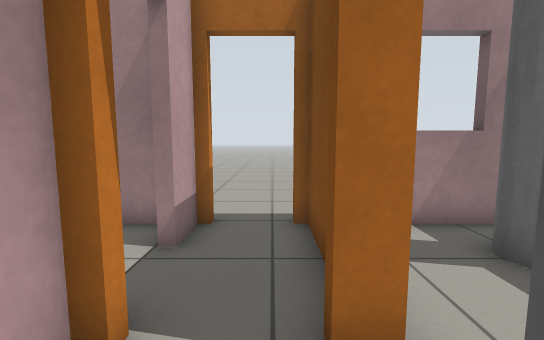
[1] (above)

17 first-person views from a walk through a Gazebo world. The camera is 0.89 m above the floor, tilts 6° down and sees 90° across. The floor is counted in squares, 0.5 m on a side. Each view is taken from the middle of a square. On the plan, view 1 faces up. The plan holds only what a view shows up to about 15 squares ahead; the rest is blank. Gazebo's built-in surfaces are drawn with simple patterns.

[2]
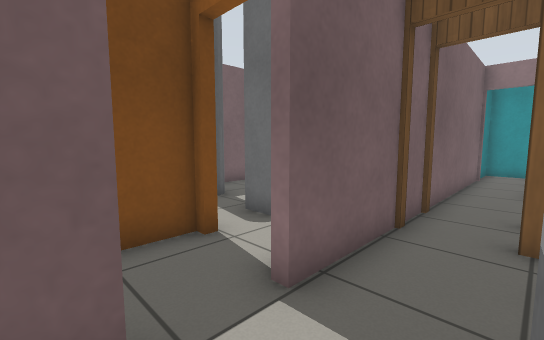

[3]
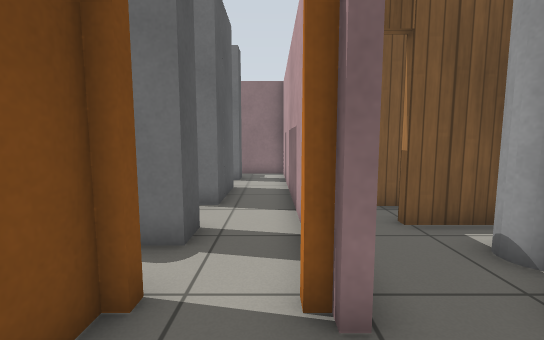

[4]
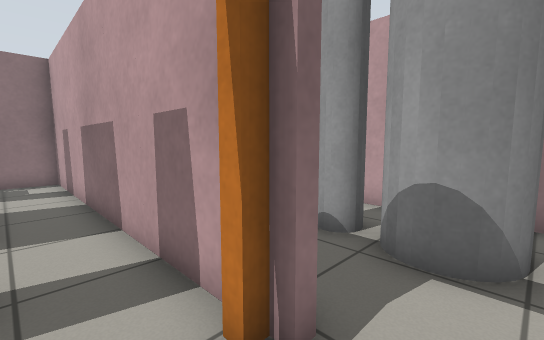

[5]
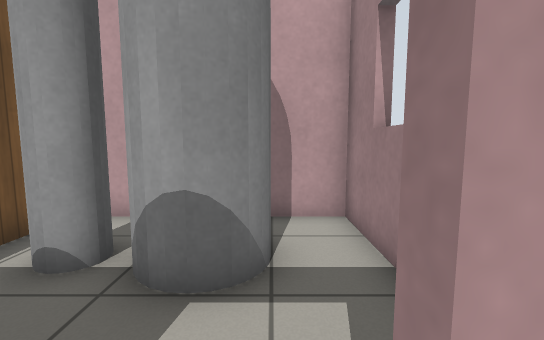

[6]
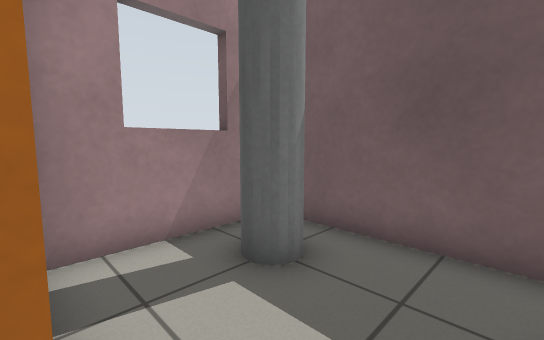

[7]
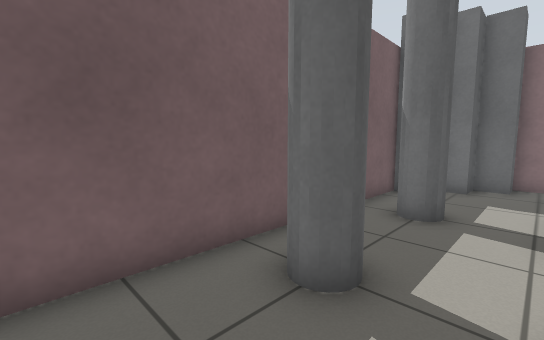

[8]
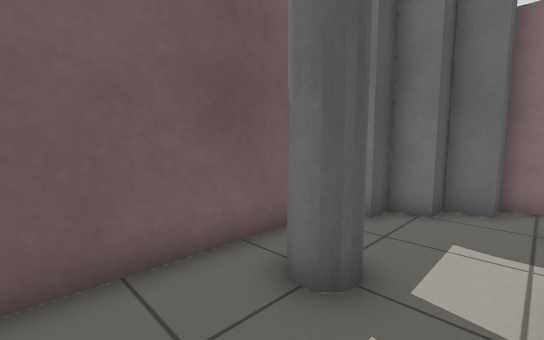

[9]
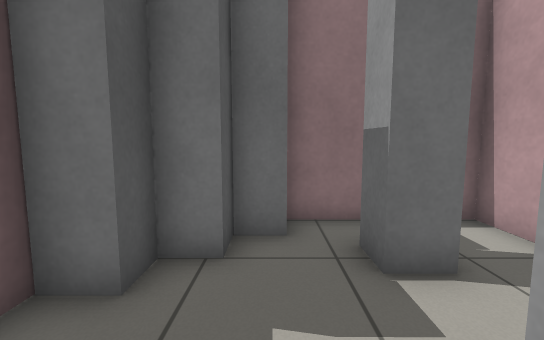

[10]
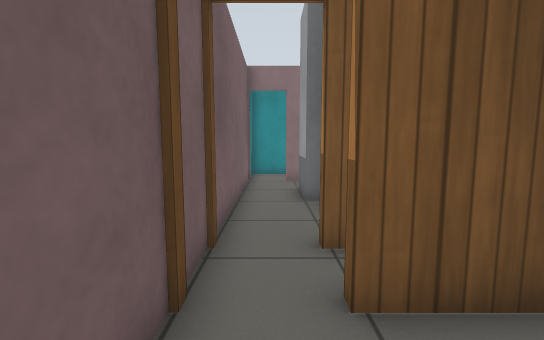

[11]
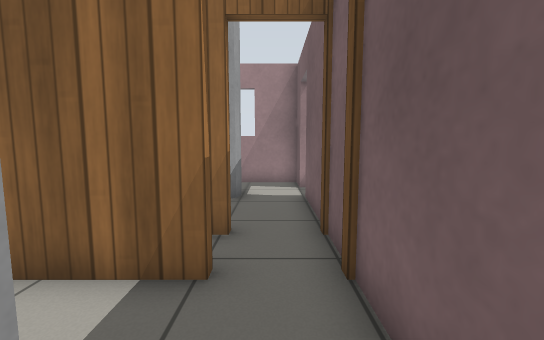

[12]
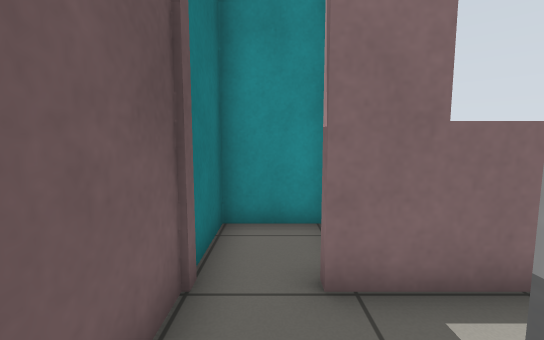

[13]
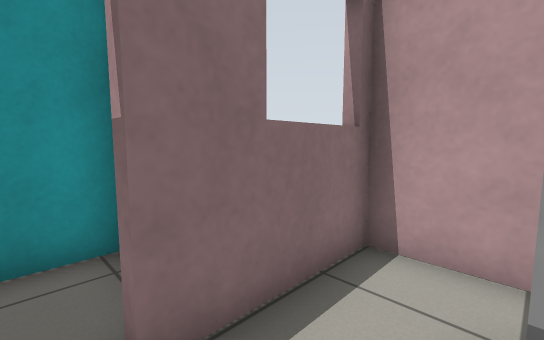

[14]
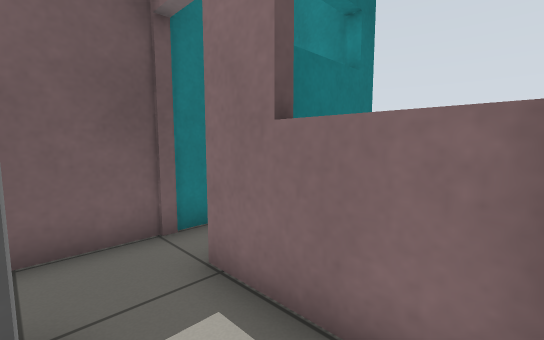

[15]
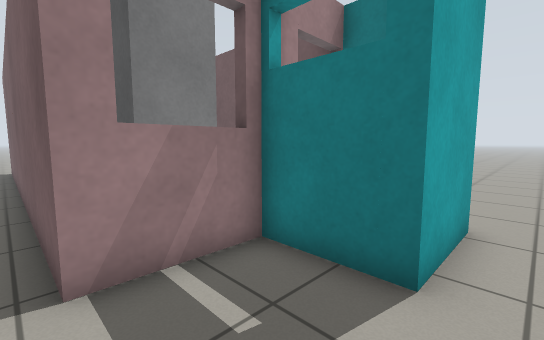

[16]
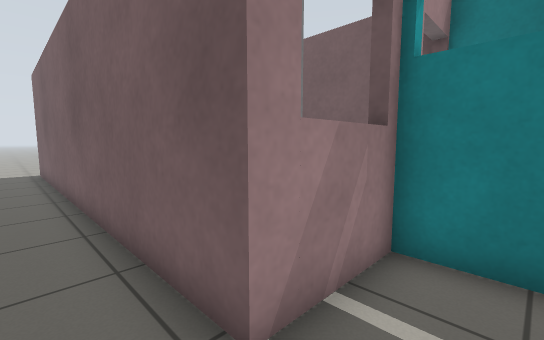

[17]
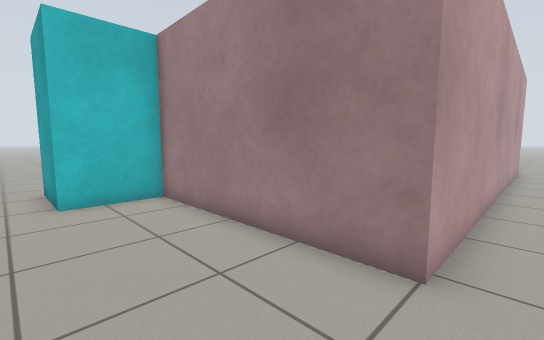

### Floor plan
Ten units are one square. View 1 is at (0, 0); x grows to the right and y downward. Boxes are objects, and circles mark ways between rooms. Rooms are numbered by the first view taken in them; rooms with no view inside come last. Other rooms are left out.
<svg viewBox="-95 -65 170 210">
<path fill="none" stroke="#000" d="M11 -20 4 -20M58 71 58 -49M-16 -21 -16 101 26 101M49 -57 12 -57M-73 -10 -73 -1M-19 -44 -19 -57 -73 -57 -73 -39M-61 7 -38 7M-19 19 -19 -28M-16 -27 -16 -23 -13 -23M-16 -57 -16 -44M8 -23 8 -57M-73 79 -73 101 -36 101M-38 27 -64 27M-19 101 -19 19M-16 131 -46 131 -46 104 -76 104 -76 94M61 104 -16 104 -16 131M-44 128 -19 128 -19 101"/>
<rect x="5" y="75" width="10" height="10" fill="#bbb"><title>grey post</title></rect>
<rect x="5" y="45" width="10" height="10" fill="#bbb"><title>grey post</title></rect>
<rect x="5" y="35" width="10" height="10" fill="#bbb"><title>grey post</title></rect>
<rect x="5" y="25" width="10" height="10" fill="#bbb"><title>grey post</title></rect>
<rect x="5" y="-5" width="10" height="10" fill="#bbb"><title>grey post</title></rect>
<rect x="25" y="85" width="20" height="20" fill="#bbb"><title>grey post</title></rect>
<rect x="35" y="75" width="20" height="30" fill="#bbb"><title>grey post</title></rect>
<rect x="35" y="35" width="10" height="10" fill="#bbb"><title>grey pole</title></rect>
<rect x="35" y="-5" width="10" height="10" fill="#bbb"><title>grey pole</title></rect>
<rect x="35" y="-45" width="10" height="10" fill="#bbb"><title>grey pole</title></rect>
<rect x="45" y="65" width="10" height="20" fill="#bbb"><title>grey post</title></rect>
<rect x="-55" y="-15" width="10" height="10" fill="#bbb"><title>grey pole</title></rect>
<rect x="-55" y="-45" width="20" height="30" fill="#bbb"><title>grey cylinder</title></rect>
<rect x="-65" y="55" width="30" height="30" fill="#bbb"><title>grey post</title></rect>
<rect x="-55" y="45" width="10" height="10" fill="#bbb"><title>grey post</title></rect>
<circle cx="-5" cy="-20" r="3" fill="#2a7"/>
<circle cx="-25" cy="20" r="3" fill="#2a7"/>
<circle cx="-20" cy="-35" r="3" fill="#2a7"/>
<circle cx="-25" cy="100" r="3" fill="#2a7"/>
<circle cx="-20" cy="140" r="3" fill="#2a7"/>
<text x="20" y="30">1</text>
<text x="-50" y="-30">2</text>
<text x="-10" y="-40">3</text>
<text x="-50" y="60">4</text>
<text x="-70" y="130">5</text>
<text x="30" y="120">6</text>
<text x="-30" y="110">7</text>
</svg>
Room 1 opens to room 3. Room 1 opens to room 4. Room 2 opens to room 3. Room 4 opens to room 7. Room 5 opens to room 6.

Where each view was taken, in squares from view 1:
view 1: 0 up, 0 right, facing up
view 2: 5 up, 4 left, facing down-right
view 3: 5 up, 1 left, facing down
view 4: 4 up, 0 right, facing down-left
view 5: 4 up, 1 left, facing left
view 6: 1 up, 1 right, facing up-right
view 7: 3 up, 2 right, facing down-right
view 8: 1 down, 2 right, facing down-right
view 9: 4 down, 3 right, facing down
view 10: 2 up, 3 left, facing down
view 11: 6 down, 3 left, facing up
view 12: 7 down, 3 left, facing down
view 13: 8 down, 3 left, facing down-left
view 14: 8 down, 7 left, facing down-right
view 15: 14 down, 8 left, facing up-right
view 16: 12 down, 9 left, facing up-right
view 17: 14 down, 7 right, facing up-left
